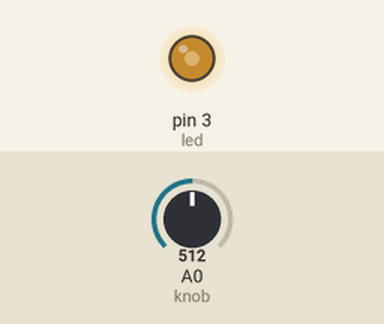
Simulated run of this sketch. Board: Arduino Uno, built with avr-gcc and run on an emulated ATmega328P. Parts: output pins drawn as LEDs (lit = HIGH). The inputs (shaded band) are chosen by the test bench; at power-on: A0 (knob) = 512.

Above: at 1.2 s.
1.3 s: A0 (knob) set to 716
At 1.7 s:
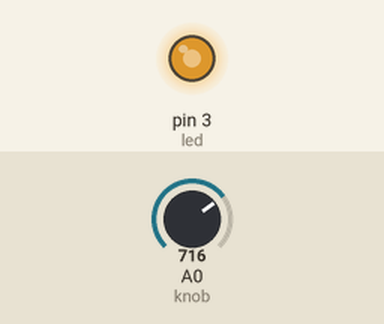
2.8 s: A0 (knob) set to 900
At 4.0 s:
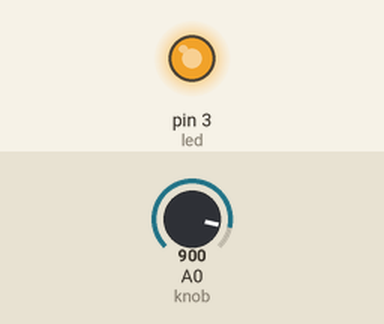
4.3 s: A0 (knob) set to 122
At 5.2 s:
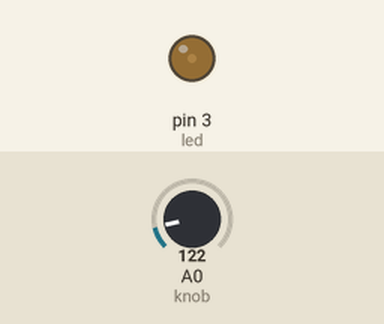
5.8 s: A0 (knob) set to 511
At 6.3 s:
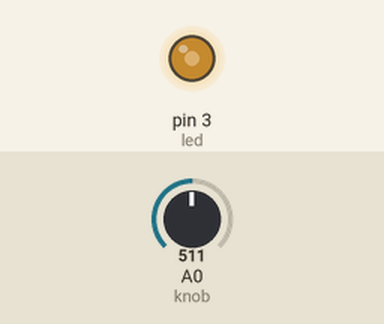
Timing chart, 0 to 8.3 s (numbered marks = the images above; inputs shaded):
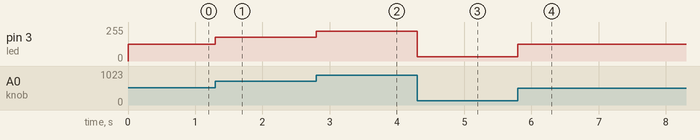

Measured:
- after the input at 1.3 s, pin 3 (led): 127/255 → 178/255 at once
- after the input at 2.8 s, pin 3 (led): 178/255 → 224/255 at once
- after the input at 4.3 s, pin 3 (led): 224/255 → 31/255 at once
- after the input at 5.8 s, pin 3 (led): 31/255 → 127/255 at once

The sketch:

dimming_led.ino
```cpp
int led=3;
int knob=0;

void setup()
{
	pinMode(led,OUTPUT);
}

void loop()
{
	int value;

	// Read the analog value
	value = analogRead(knob);
	value = map(value,1,1024,1,255);

	// Dim the LED corresponding input analog value.
	analogWrite(led, value);
}
```
